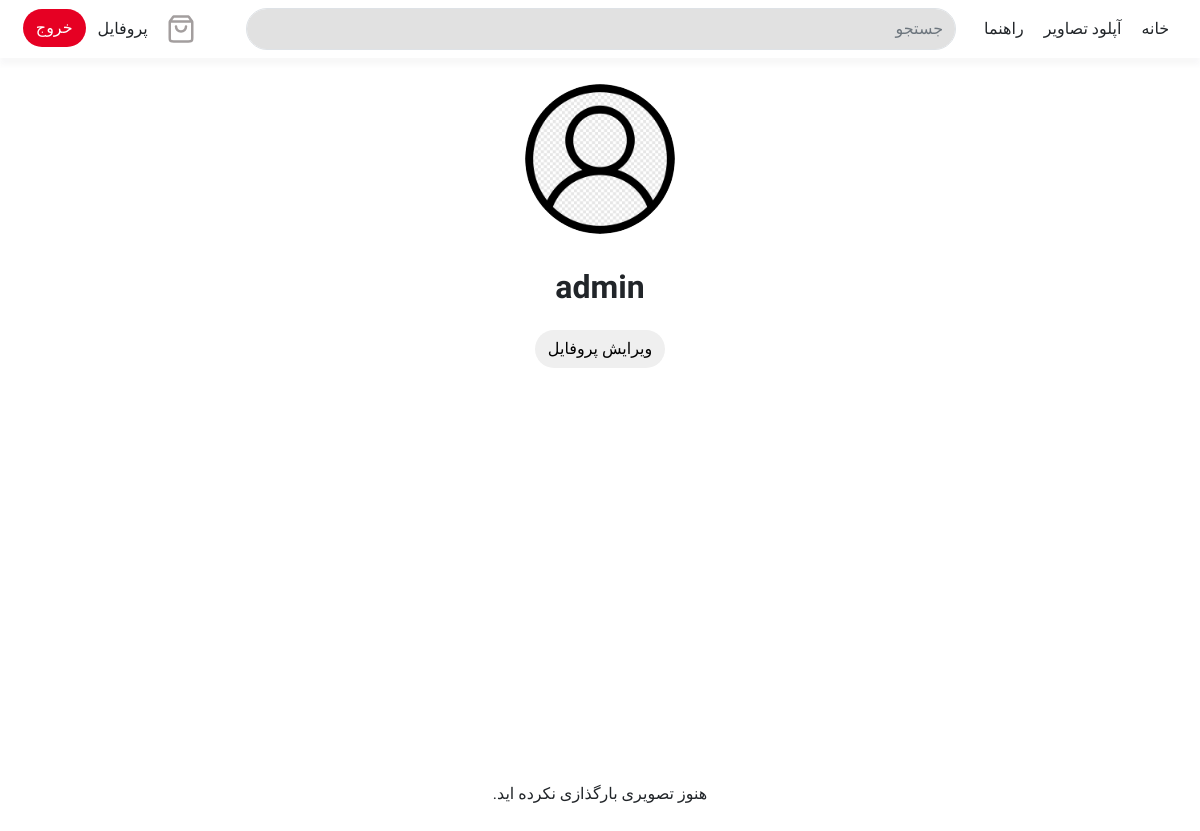
/profile/ (signed in), run on an earlier commit of the app's database.
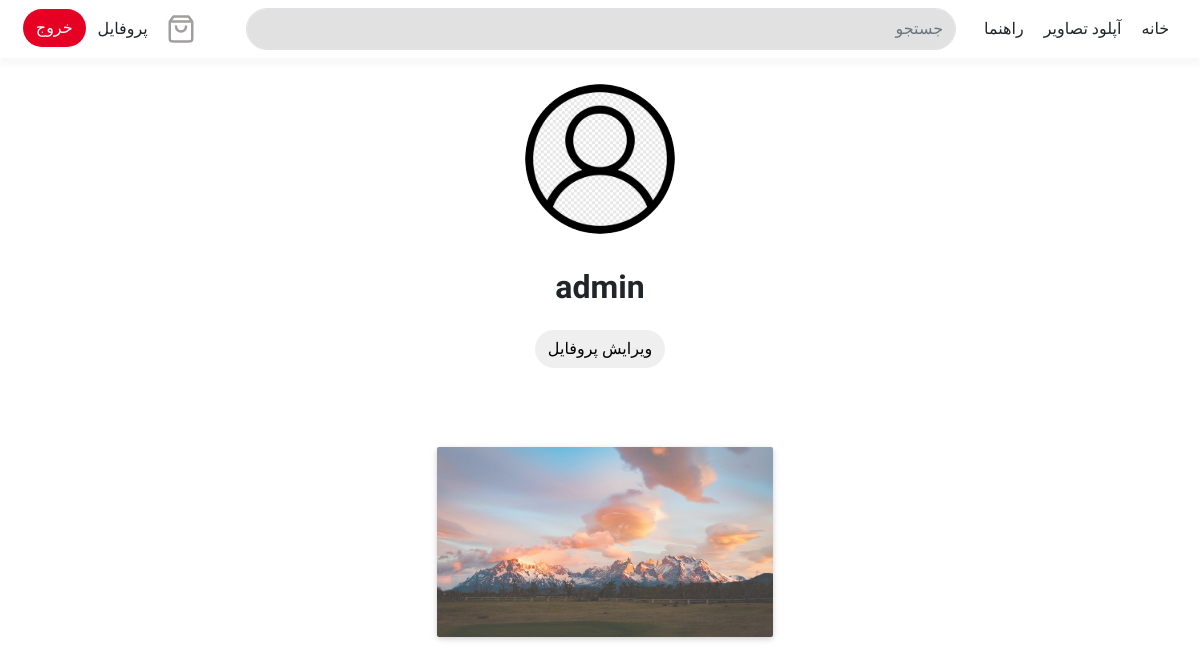
And on a later commit of the database.
### images/models.py (models this page shows, shortened)
class Image(models.Model):
    title = models.CharField(max_length=200)
    image = models.ImageField(upload_to='images/')
    description = models.TextField(blank=True)
    created_at = models.DateTimeField(auto_now_add=True)
    user = models.ForeignKey(User, related_name='images', on_delete=models.CASCADE)
    price = models.DecimalField(max_digits=10, decimal_places=2, null=True, blank=True)
    categories = models.ManyToManyField(Category, blank=True, related_name='images')
    low_quality_image = models.ImageField(upload_to='images/low_quality/', blank=True, null=True)

### images/views.py (the view)
# urls.py: path('profile/', profile_view, name='profile'),
@login_required
def profile_view(request):
    profile, created = Profile.objects.get_or_create(user=request.user)
    if request.method == "POST":
        if "delete_picture" in request.POST:
            if profile.profile_picture:
                if os.path.exists(profile.profile_picture.path):
                    os.remove(profile.profile_picture.path)
                profile.profile_picture = None
                profile.save()
            return redirect('profile')
        form = UserProfileForm(request.POST, request.FILES, instance=profile)
        if form.is_valid():
            form.save()
            return redirect('profile')
    else:
        form = UserProfileForm(instance=profile)
    return render(request, 'profile.html', {'form': form, 'profile': profile})

### images/forms.py
class UserProfileForm(forms.ModelForm):
    class Meta:
        model = Profile
        fields = ['profile_picture']

### templates/profile.html (shortened to what this page needs)
{% extends "base.html" %}
{% load static %}
{% block content %}
<div class="container">
    <div class="text-center mb-4">
        <form method="POST" enctype="multipart/form-data" id="profile-picture-form">
            <div class="profile-container">
            {% if user.profile.profile_picture %}
                <div>
                    <img src="{{ user.profile.profile_picture.url }}" class="img-fluid rounded-circle" style="width:150px">
                    <button type="submit" name="delete_picture" class="btn btn-link p-0 border-0">
                        <img src="{% static '3807871.png' %}" class="delete-button" style="width:30px">
                    </button>
                </div>
            {% else %}
                <img src="{% static 'defaultprofile.png' %}" class="img-fluid rounded-circle" style="width:150px">
            {% endif %}
            </div>
            <h2 class="my-4"><b>{{ user.username }}</b></h2>
            <div style="padding-bottom: 50px">
                <button type="button" class="main-btn btn text-black" id="upload-button">ویرایش پروفایل</button>
            </div>
        </form>
    </div>
    <div class="body-w" style="padding-bottom: 50px;">
        {% for image in user.images.all %}
        <a href="{% url 'image_detail' image.id %}" class="c-a">
            <div class="image-container">
                <div class="image-container">
                    <img src="{{ image.image.url }}" class="image" alt="{{ image.title }}">
                </div>
            </div>
        </a>
        {% empty %}
        <div>
            <a href="{% url 'image_upload' %}" class="" style="text-align: center;display: flex; justify-content: center; margin: 20px; ">
                <dotlottie-player src="https://lottie.host/ad592483-03e3-412e-9b41-bfc06ab0983a/CONdhL9RpF.lottie" background="transparent" speed="1" style="width: 300px; height: 300px" class="test" loop autoplay></dotlottie-player>
            </a>
            <p class="test">هنوز تصویری بارگذازی نکرده اید.</p>
        </div>
        {% endfor %}
    </div>
</div>
{% endblock %}

What changed in the data, as far as the page shows it:
added Image: image (picture)
Also different on the page:
text no longer shown: "هنوز تصویری بارگذازی نکرده اید."
